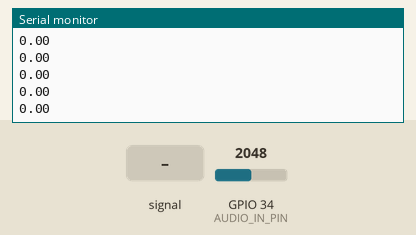
Simulated run of this sketch. Board: ESP32. On the bench: the last lines printed to the serial monitor. Inputs (shaded band) come from the test bench; at power-on: GPIO 34 (AUDIO_IN_PIN) = 2048.

Above: at 1.2 s.
1.3 s: GPIO 34 (AUDIO_IN_PIN) fed a 200 Hz sine of ±327 counts around its level
At 1.52 s:
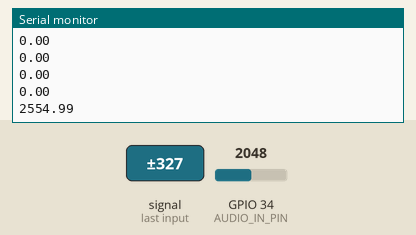
2.8 s: GPIO 34 (AUDIO_IN_PIN) set to 2866
At 2.89 s:
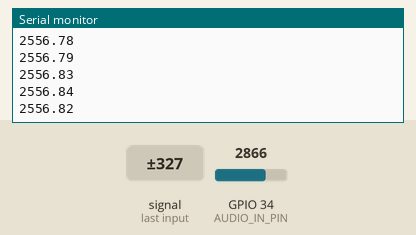
4.3 s: GPIO 34 (AUDIO_IN_PIN) fed a 1000 Hz sine of ±1023 counts around its level
At 4.62 s:
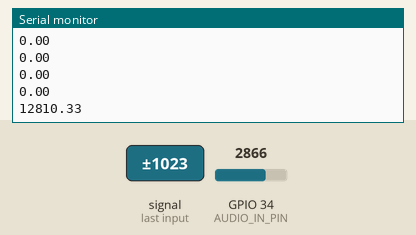
5.8 s: GPIO 34 (AUDIO_IN_PIN) set to 3603
At 5.82 s:
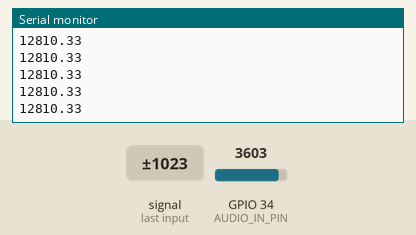
Timing chart, 0 to 8.3 s (numbered marks = the images above; inputs shaded):
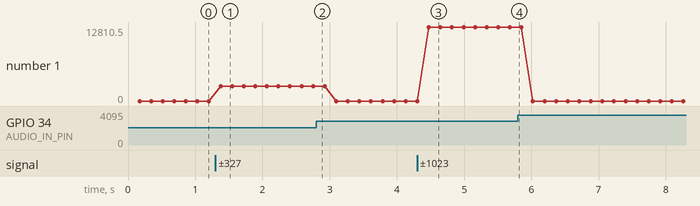

The sketch:

MajorFreqTest.ino
```cpp
#include <arduinoFFT.h>

#define SAMPLES 1024
#define SAMPLING_FREQUENCY 100000
#define AUDIO_IN_PIN 34

arduinoFFT FFT=arduinoFFT();
unsigned int samplingPeriod;
unsigned long newTime;

double vReal[SAMPLES];
double vImag[SAMPLES];

void setup()
{
  Serial.begin(9600);
  samplingPeriod=round(1000000*(1.0/SAMPLING_FREQUENCY));

}

void loop()
{
  for(int i=0; i<SAMPLES; i++)

  {
  newTime=micros();

  vReal[i]=analogRead(AUDIO_IN_PIN);
  vImag[i]=0;

  while(micros()< (newTime+samplingPeriod))
    {
    //do nothing
    }
  }

FFT.Windowing(vReal,SAMPLES, FFT_WIN_TYP_HAMMING,FFT_FORWARD);
FFT.Compute(vReal, vImag, SAMPLES, FFT_FORWARD);
FFT.ComplexToMagnitude(vReal, vImag, SAMPLES);

double peak=FFT.MajorPeak(vReal,SAMPLES, SAMPLING_FREQUENCY);
Serial.println(peak);
//while(1);
}
```

Measured:
- after the input at 1.3 s, the serial monitor: prints a new line after 0.08 s (image 1)
- after the input at 4.3 s, the serial monitor: prints a new line after 0.17 s (image 3)
- plotted number 1: 0 → 2556.82 after the input at 1.3 s, 0 → 12810.33 after the input at 4.3 s
